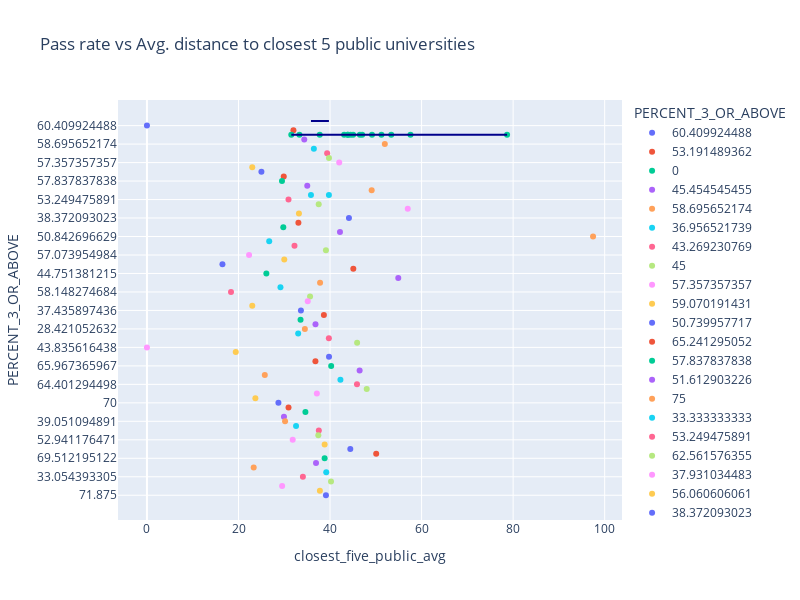

The cell this chart's notebook holds for it:
### Code cell
fig = px.scatter(data_frame=northcarolina20,x='closest_five_public_avg', y='PERCENT_3_OR_ABOVE',trendline='ols',trendline_color_override='darkblue',width=800, height=600,
                 color='PERCENT_3_OR_ABOVE',title='Pass rate vs Avg. distance to closest 5 public universities')
fig.show()
with open('data/NC_pickled/NC_AP_pass_rate_by_counties_vs_avg._dist_public.pkl', 'wb') as f:
    pickle.dump(fig, f)
